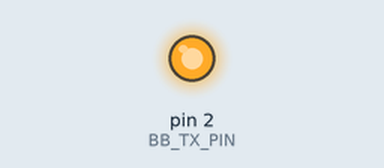
This sketch was run on a simulated Arduino Nano, built with avr-gcc and run on an emulated ATmega328P. On the bench: output pins drawn as LEDs (lit = HIGH).

Above: at 0.3 s.
At 18.32 s:
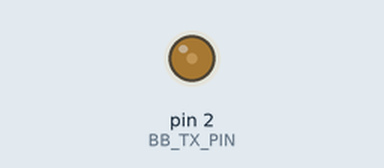
At 38.91 s:
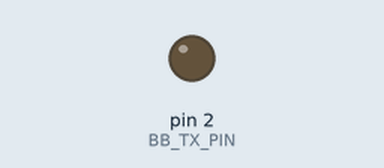
Timing chart, 0 to 40.0 s (numbered marks = the images above):
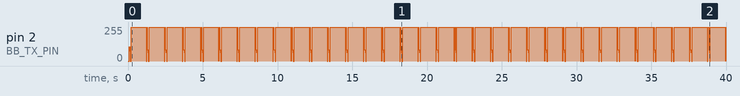

The sketch:

NTC-1A_MAIN_Bitbank_Test.ino
```cpp
/**********************************************************************
  NTC-1A 固定パケット送信機 – Seeeduino Nano
  TCへ 300bps ビットバンギング送信（REPEAT_SEND定義で切替）
  TX:D2  RX:D3 （BB通信）
**********************************************************************/

#define REPEAT_SEND 1  // ← 1で1秒ごと送信、0で起動時に1回だけ送信

#define BB_TX_PIN 2
#define BIT_DELAY 3333
#define STOPBIT_GAP_US 300
#define BYTE_GAP_US 1500

const uint8_t test_packet[6] = { 0x01, 0x06, 0x05, 0x00, 0x00, 0x0C };

void write_bitbang_byte(uint8_t b) {
  digitalWrite(BB_TX_PIN, LOW);
  delayMicroseconds(BIT_DELAY);

  for (uint8_t i = 0; i < 8; i++) {
    bool bit_val = (b >> i) & 1;
    digitalWrite(BB_TX_PIN, bit_val);
    delayMicroseconds(BIT_DELAY);
  }

  digitalWrite(BB_TX_PIN, HIGH);
  delayMicroseconds(BIT_DELAY + STOPBIT_GAP_US);
}

void bitbangWritePacket(const uint8_t* data, uint8_t len) {
  for (uint8_t i = 0; i < len; i++) {
    write_bitbang_byte(data[i]);
    delayMicroseconds(BYTE_GAP_US);
  }

  // Stopビット混入防止
//  digitalWrite(BB_TX_PIN, LOW);
//  delayMicroseconds(1000);
//  digitalWrite(BB_TX_PIN, HIGH);
}

void setup() {
  pinMode(BB_TX_PIN, OUTPUT);
  digitalWrite(BB_TX_PIN, HIGH);  // アイドルHIGH
}

void loop() {
#if REPEAT_SEND
  bitbangWritePacket(test_packet, 6);
  delay(1000);  // 毎秒送信
#else
  static bool sent = false;
  if (!sent) {
    bitbangWritePacket(test_packet, 6);
    sent = true;
  }
  delay(1000);  // 念のため遅延
#endif
}
```
